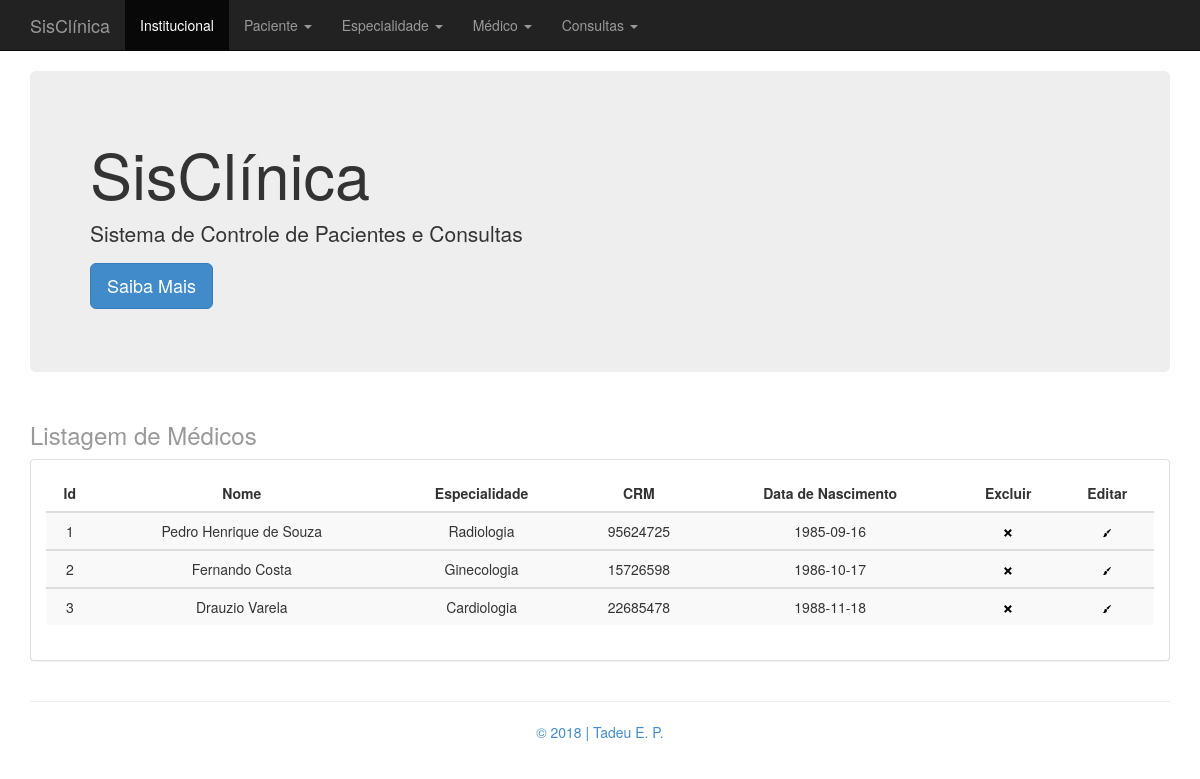
The page /index.php?pagina=listar_medico.php on the database as committed earlier.
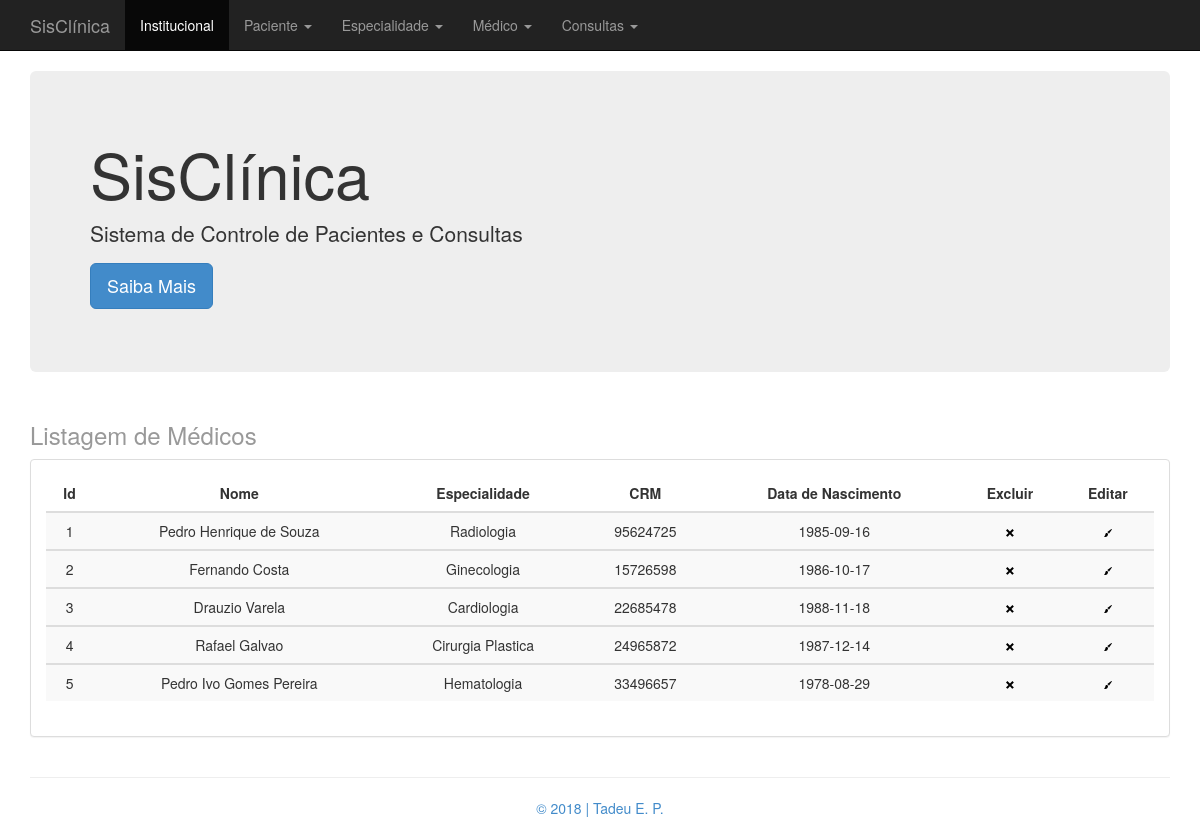
The same page on the database as committed later.
### tables this page shows
CREATE TABLE IF NOT EXISTS `medico` (
  `id_medico` INT NOT NULL AUTO_INCREMENT COMMENT 'Id da Tabela medico',
  `nome_medico` VARCHAR(40) CHARACTER SET 'utf8' COLLATE 'utf8_general_ci' NOT NULL COMMENT 'Nome do Médico',
  `crm_medico` VARCHAR(8) CHARACTER SET 'utf8' COLLATE 'utf8_general_ci' NOT NULL COMMENT 'CRM do Médico\nMáximo 8 números',
  `data_nasc_medico` DATE NOT NULL COMMENT 'Data de Nascimento do Médico',
  `especialidade_id_especialidade` INT NOT NULL,
  PRIMARY KEY (`id_medico`, `especialidade_id_especialidade`),
  UNIQUE INDEX `id_medico_UNIQUE` (`id_medico` ASC),
  INDEX `fk_medico_especialidade1_idx` (`especialidade_id_especialidade` ASC),
  CONSTRAINT `fk_medico_especialidade1`
    FOREIGN KEY (`especialidade_id_especialidade`)
    REFERENCES `especialidade` (`id_especialidade`)
    ON DELETE CASCADE
    ON UPDATE CASCADE);

CREATE TABLE IF NOT EXISTS `especialidade` (
  `id_especialidade` INT NOT NULL AUTO_INCREMENT COMMENT 'Id da Tabela especialidade',
  `descricao_especialidade` VARCHAR(40) CHARACTER SET 'utf8' COLLATE 'utf8_general_ci' NOT NULL COMMENT 'Descrição (nome) da Especialidade Médica',
  PRIMARY KEY (`id_especialidade`),
  UNIQUE INDEX `id_especialidade_UNIQUE` (`id_especialidade` ASC));

### class/Conexao.php (called while the page is built, shortened)
<?php
class Conexao {
	public static function abrirConexao() {
		$mysql_usuario = "root";
		$mysql_password = "mysql1985";
		$mysql_database = "clinica_tadeu";
		$mysql_host  = "localhost";
		$varcon = mysqli_connect($mysql_host, $mysql_usuario, $mysql_password, $mysql_database);
		if ($varcon)
			return($varcon);
		  else
			return(false);
	}
	public static function fecharConexao($varcon) {
		if(mysqli_close($varcon))
			return(true);
		else
			return(false);
	}
	public static function executaSql($strSql) {
		$linkCon = Conexao::abrirConexao();
		$resultado = mysqli_query($linkCon, $strSql);
	   	return $resultado;
	}
}

### class/Medico.php (called while the page is built, shortened)
<?php
include "Conexao.php";
class Medico {
    private $idMedico;
    private $nomeMedico;
    private $crmMedico;
    private $dataNascimentoMedico;
    private $descricaoMedicoEspecialidade;
    public function getIdMedico() {
        return $this->idMedico;
    }
    public function setIdMedico($idMedico) {
        $this->idMedico = $idMedico;
    }
    public function getNomeMedico() {
        return $this->nomeMedico;
    }
    public function setNomeMedico($nomeMedico) {
        $this->nomeMedico = $nomeMedico;
    }
    public function getCrmMedico() {
        return $this->crmMedico;
    }
    public function setCrmMedico($crmMedico) {
        $this->crmMedico = $crmMedico;
    }
    public function getDataNascimentoMedico() {
        return $this->dataNascimentoMedico;
    }
    public function setDataNascimentoMedico($dataNascimentoMedico) {
        $this->dataNascimentoMedico = $dataNascimentoMedico;
    }
    public function getDescricaoMedicoEspecialidade() {
        return $this->descricaoMedicoEspecialidade;
    }
    public function setDescricaoMedicoEspecialidade($descricaoMedicoEspecialidade) {
        $this->descricaoMedicoEspecialidade = $descricaoMedicoEspecialidade;
    }
    public function listarMedico() {
        $strSql = "SELECT * FROM medico INNER JOIN especialidade ON medico.especialidade_id_especialidade = especialidade.id_especialidade";
        $rs = Conexao::executaSql($strSql);
        return $rs;
    }
}

### listar_medico.php (the view)
<?php
    include 'class/Medico.php';
    $medico = new Medico();
    $consulta = $medico->listarMedico();
?>
<div class="container">
    <div class="header clearfix">
        <h3 class="text-muted">Listagem de Médicos</h3>
    </div>
    <div class="row">
        <div class="col-md-12">
            <div class="panel panel-default">
                <div class="panel-body">
                    <div class="table-responsive">
                        <table class="table cabecalho table-striped" >
                            <thead>
                                <tr>
                                    <th class="cabecalho">Id</th>
                                    <th class="cabecalho">Nome</th>
                                    <th class="cabecalho">Especialidade</th>
                                    <th class="cabecalho">CRM</th>
                                    <th class="cabecalho">Data de Nascimento</th>
                                    <th class="cabecalho">Excluir</th>
                                    <th class="cabecalho">Editar</th>
                                </tr>
                            </thead>
                            <?php
                            while($linha = mysqli_fetch_array($consulta, MYSQLI_ASSOC)) {
                                $medico->setIdMedico($linha['id_medico']);
                                $medico->setNomeMedico($linha['nome_medico']);
                                $medico->setIdMedicoEspecialidade($linha['especialidade_id_especialidade']);
                                $medico->setDescricaoMedicoEspecialidade($linha['descricao_especialidade']);
                                $medico->setCrmMedico($linha['crm_medico']);
                                $medico->setDataNascimentoMedico($linha['data_nasc_medico']);
                                $alert = 'msgConfirmaDeleteMedico('.$medico->getIdMedico().')';
                                echo '
                                <tbody>
                                    <tr>
                                        <td>'.$medico->getIdMedico().'</td>
                                        <td>'.$medico->getNomeMedico().'</td>
                                        <td>'.$medico->getDescricaoMedicoEspecialidade().'</td>
                                        <td>'.$medico->getCrmMedico().'</td>
                                        <td>'.$medico->getDataNascimentoMedico().'</td>
                                        <td><a href="javascript:void(null);" onclick="'.$alert.'"><img src="icones/open-iconic/svg/x.svg" alt="remover"></a></td>
                                        <td><a href="index.php?pagina=atualizar_medico.php&idMedico='.$medico->getIdMedico().'"><img src="icones/open-iconic/svg/brush.svg" alt="editar"></a></td>
                                    </tr>
                                </tbody>';
                            }
                            ?>
                        </table>
                    </div>
                </div>
            </div>
        </div>
    </div>
</div>

Rows that differ between the two databases and show on the page:
added medico: id_medico "4", nome_medico "Rafael Galvao", especialidade_id_especialidade.descricao_especialidade "Cirurgia Plastica", crm_medico "24965872", data_nasc_medico "1987-12-14"
added medico: id_medico "5", nome_medico "Pedro Ivo Gomes Pereira", especialidade_id_especialidade.descricao_especialidade "Hematologia", crm_medico "33496657", data_nasc_medico "1978-08-29"
